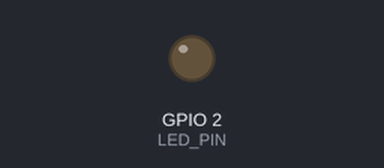
This sketch was run on a simulated ESP8266 (NodeMCU). Parts: output pins drawn as LEDs (lit = HIGH). WiFi joins after 1.5 s; servers stay silent unless stated; the Firebase database answers and starts empty; what the sketch prints to the serial monitor is not drawn.

Above: at 1.3 s.
At 1.7 s:
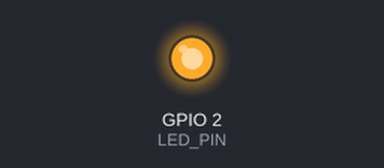
Timing chart, 0 to 3.2 s (numbered marks = the images above):
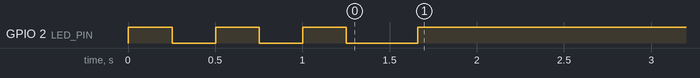

The sketch:

led.ino
```cpp
// (licence header left out)
// ESP8266 LED
#define LED_PIN 2

// Load correct library, depending on the ESP board type
#if defined(ESP32)
#include <WiFi.h>
#elif defined(ESP8266)
#include <ESP8266WiFi.h>
#endif

// Load Firebase Arduino Client Library for ESP8266 and ESP32 (v.4.4.14)
#include <Firebase_ESP_Client.h>

// Define WiFi Credentials
#define WIFI_SSID "SSID"
#define WIFI_PASSWORD "Password*"

// Globals
bool bulb1;

// Provide token generation process information
#include "addons/TokenHelper.h"

// Provide RTDB payload printout information and other support functions
#include "addons/RTDBHelper.h"

// Firebase Project API Key
#define API_KEY "apikey"

// RTDB URL
#define DATABASE_URL "yourprojectrtdb.firebaseio.com"

// Firebase Data Object
FirebaseData fbdo;

// Firebase Authentication Object
FirebaseAuth auth;

// Firebase Config Object
FirebaseConfig config;

// Millis variable to send/store data in Firebase database
unsigned long sendDataPrevMillis = 0;
const long timerDelay = 1000; // 1 sec delay

// Boolean variable for registration status
bool signupOK = false;

void setup()
{
    Serial.begin(115200);
    pinMode(LED_PIN, OUTPUT);

    // Connect to WiFi Network
    WiFi.mode(WIFI_STA);
    WiFi.begin(WIFI_SSID, WIFI_PASSWORD);
    Serial.println("------- WiFi connection in process ------");
    Serial.print("Connected to: ");
    Serial.println(WIFI_SSID);
    while (WiFi.status() != WL_CONNECTED)
    {
        Serial.print(".");
        digitalWrite(LED_PIN, HIGH);
        delay(250);
        digitalWrite(LED_PIN, LOW);
        delay(250);
    }
    digitalWrite(LED_PIN, LOW);
    Serial.println();

    // Verify if the connection was successful
    if (WiFi.status() != WL_CONNECTED)
    {
        Serial.println("Unable to connect to WiFi.");
    }
    else
    {
        Serial.println("Connected to WiFi. IP address: ");
        Serial.println(WIFI_SSID);
        Serial.print("Assigned IP Address: ");
        Serial.println(WiFi.localIP()); // Print IP Address
        Serial.println("---------------");
    }

    // Assign API Key
    config.api_key = API_KEY;

    // Assign RTDB URL
    config.database_url = DATABASE_URL;

    // Register to Firebase
    Serial.println();
    Serial.println("---- Firebase registration in process ----");
    Serial.print("New user... ");
    if (Firebase.signUp(&config, &auth, "", ""))
    {
        Serial.println("Ok");
        signupOK = true;
    }
    else
    {
        Serial.printf("%s\n", config.signer.signupError.message.c_str());
    }
    Serial.println("---------------");

    // Assign callback function for token state
    config.token_status_callback = tokenStatusCallback;

    Firebase.begin(&config, &auth);
    Firebase.reconnectWiFi(true);
}

void loop()
{
    // Send data to Firebase if it is ready, registered and the specified time has elapsed.
    if (Firebase.ready() && signupOK && (millis() - sendDataPrevMillis > timerDelay || sendDataPrevMillis == 0))
    {
        sendDataPrevMillis = millis();

        // Get boolean value from RTDB
        Firebase.RTDB.getBool(&fbdo, F("/casa/foco1"), &bulb1);

        if (bulb1 == false)
        {
            // Turn off the board LED
            digitalWrite(LED_PIN, HIGH);
        }
        else
        {
            // Turn on the board LED
            digitalWrite(LED_PIN, LOW);
        }
    }
}
```

Measured:
- by itself, GPIO 2 (LED_PIN): goes LOW 0.25 s, HIGH 0.25 s, LOW 0.25 s, HIGH 0.25 s, LOW 0.41 s, then HIGH
